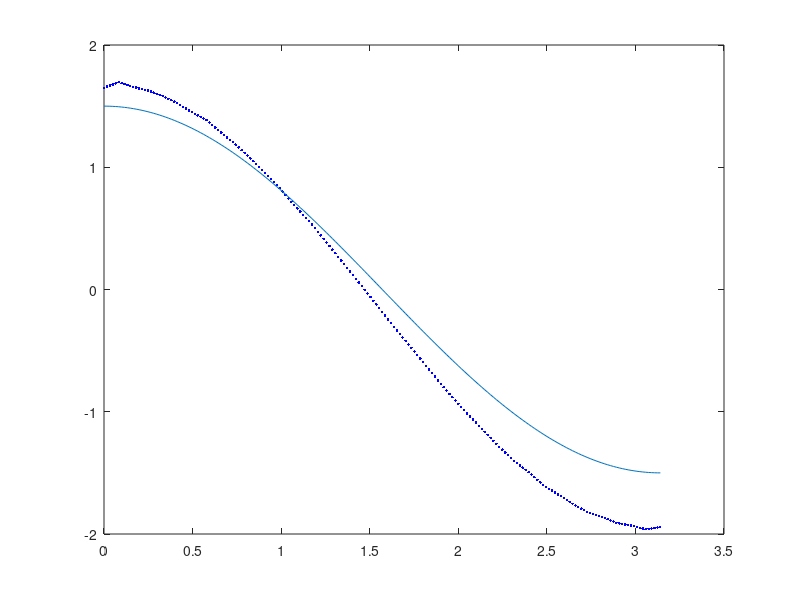
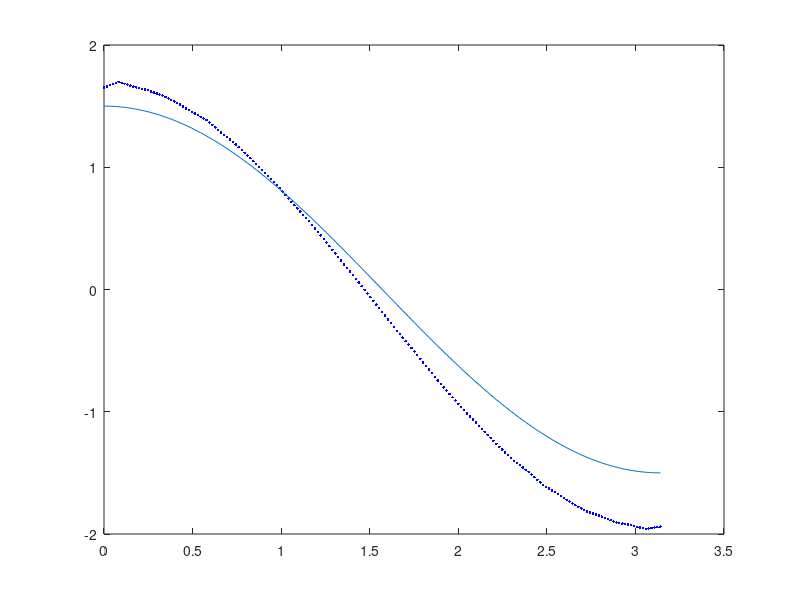
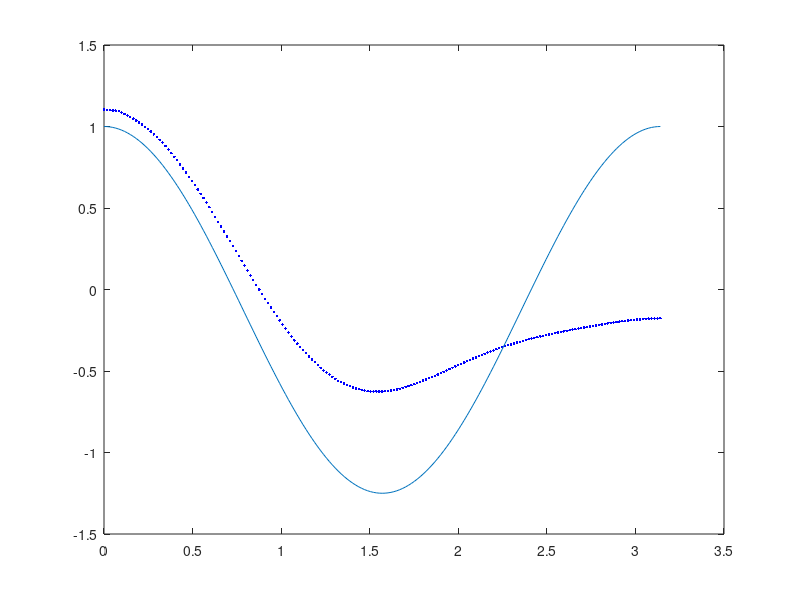
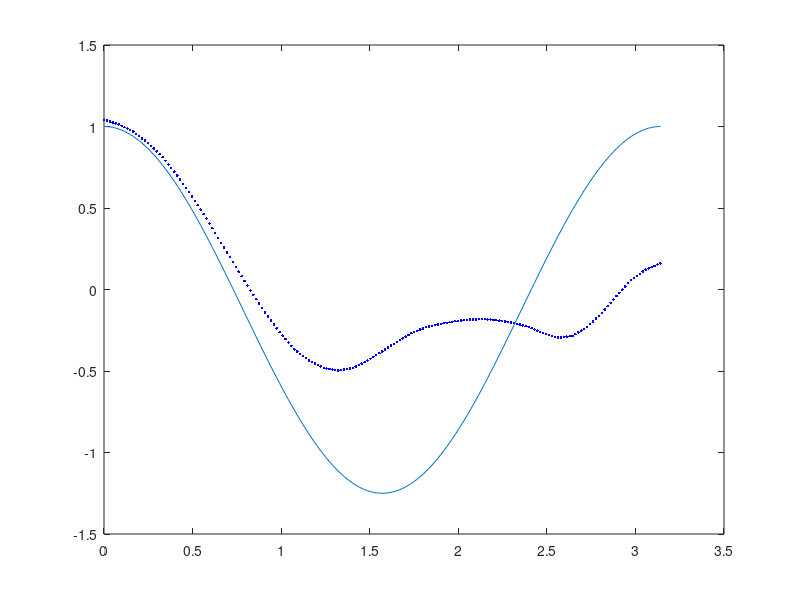

Reproduce these figures in MATLAB, in order.
function FluidsLab3
load('Pressure_Data.mat')
a = .01; %m
inletP = [.11132,1.1104,.00035556,.026633]; %Pa
u_oil = 10;
u_water = 8.90 * 10^-4;
U_oil_1 = .00051;
U_oil_2 = .0051;
U_water_1 = .005;
U_water_2 = .05;
p_water = 997;
p_oil = 971;

pressure_vs_theta_OIL(surface_pressure_SiliconOilRe001,inletP(1),a,u_oil,U_oil_1)
pressure_vs_theta_OIL(surface_pressure_SiliconOilRe2,inletP(2),a,u_oil,U_oil_2)

pressure_vs_theta_WATER(surface_pressure_WaterRe1,inletP(3),a,p_water,U_water_1)
pressure_vs_theta_WATER(surface_pressure_WaterRe2,inletP(4),a,p_water,U_water_2)

D = [.0011712,.011712,4.3567*10^-6,1.7319*10^-4];
[cdO1,ReO1,cdTO1] = calculate_Re_and_Cd(D(1),p_oil,u_oil,a,U_oil_1);
[cdO2,ReO2,cdTO2] = calculate_Re_and_Cd(D(2),p_oil,u_oil,a,U_oil_2);
[cdW1,ReW1,cdTW1] = calculate_Re_and_Cd(D(3),p_water,u_water,a,U_water_1);
[cdW2,ReW2,cdTW2] = calculate_Re_and_Cd(D(4),p_water,u_water,a,U_water_2);

Re = [ReO1,ReO2,ReW1,ReW2];
cd = [cdO1,cdO2,cdW1,cdW2];
cdT = [cdTO1,cdTO2,cdTW1,cdTW2];

plot_drags(Re,cd,cdT)

function pressure_vs_theta_OIL(pressure,inlet,a,u,U)
delta_p = pressure(:,2) - inlet;
thetas = pressure(:,1)./a;

theoretical = (3/2) * cos(thetas);
dimensionless_P = delta_p / ((u*U)/a);

figure
plot(thetas,dimensionless_P,'b.')
hold on
plot(thetas,theoretical)

function pressure_vs_theta_WATER(pressure,inlet,a,p,U)
delta_p = pressure(:,2) - inlet;
thetas = pressure(:,1)./a;

dimensionless_P = delta_p / (.5*p*U^2);
theoretical = ones(length(pressure),1)-(((9/4).*((sin(thetas)).^2)));

figure
plot(thetas,dimensionless_P,'b.')
hold on
plot(thetas,theoretical)

function [cd,Re,cd_theory] = calculate_Re_and_Cd(D,p,u,a,U)
cd = D / (.5 * p * U^2 * pi * a^2);
Re = (2 * p * U * a) / u;
cd_theory = 24/Re;

function plot_drags(re,cd,cdT)
figure
loglog(re(1),cd(1),'.',re(2),cd(2),'.',re(3),cd(3),'.',re(4),cd(4),'.','MarkerSize',20)
hold on 
loglog(re,cdT,'LineWidth',1.5)

















